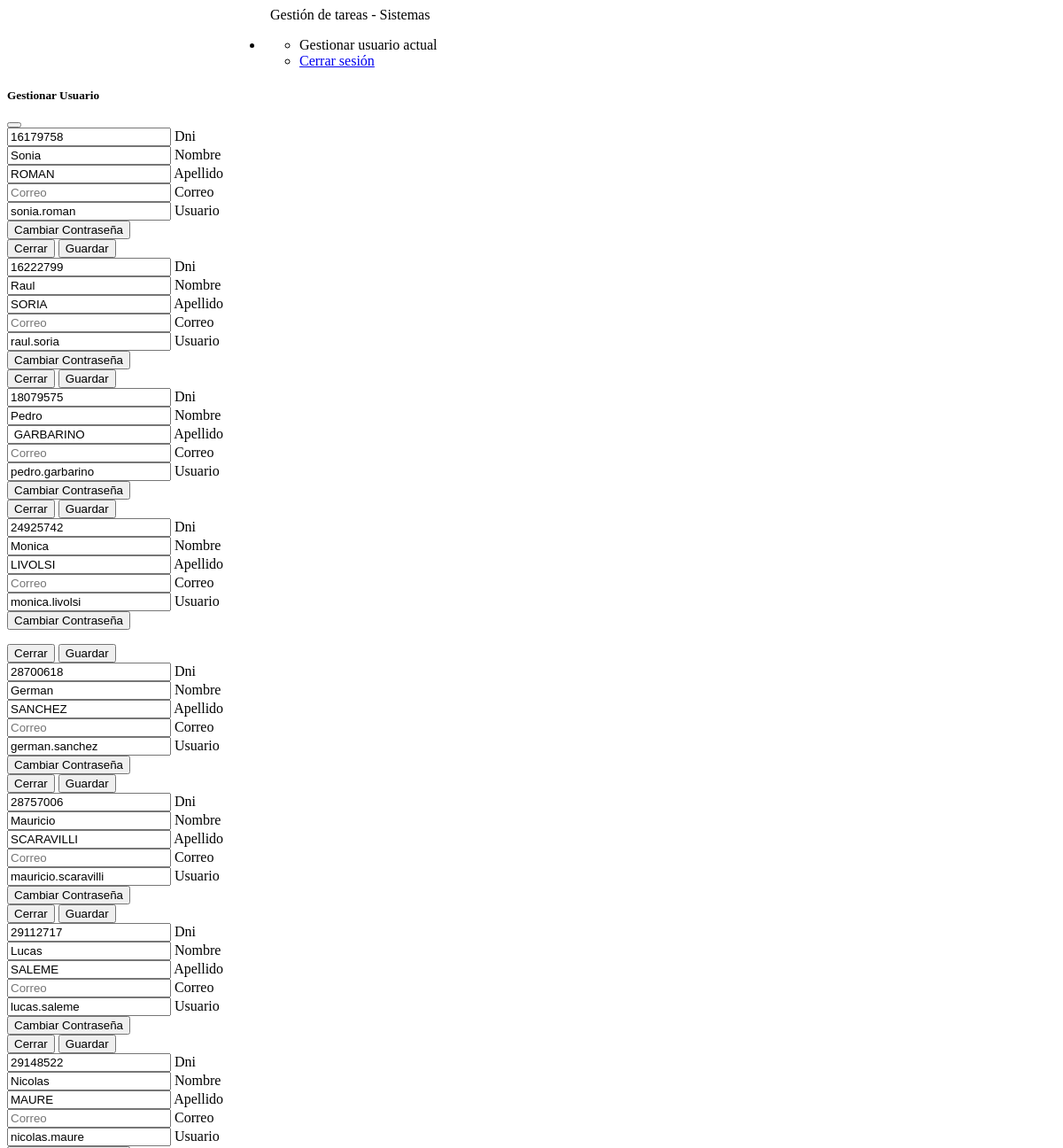
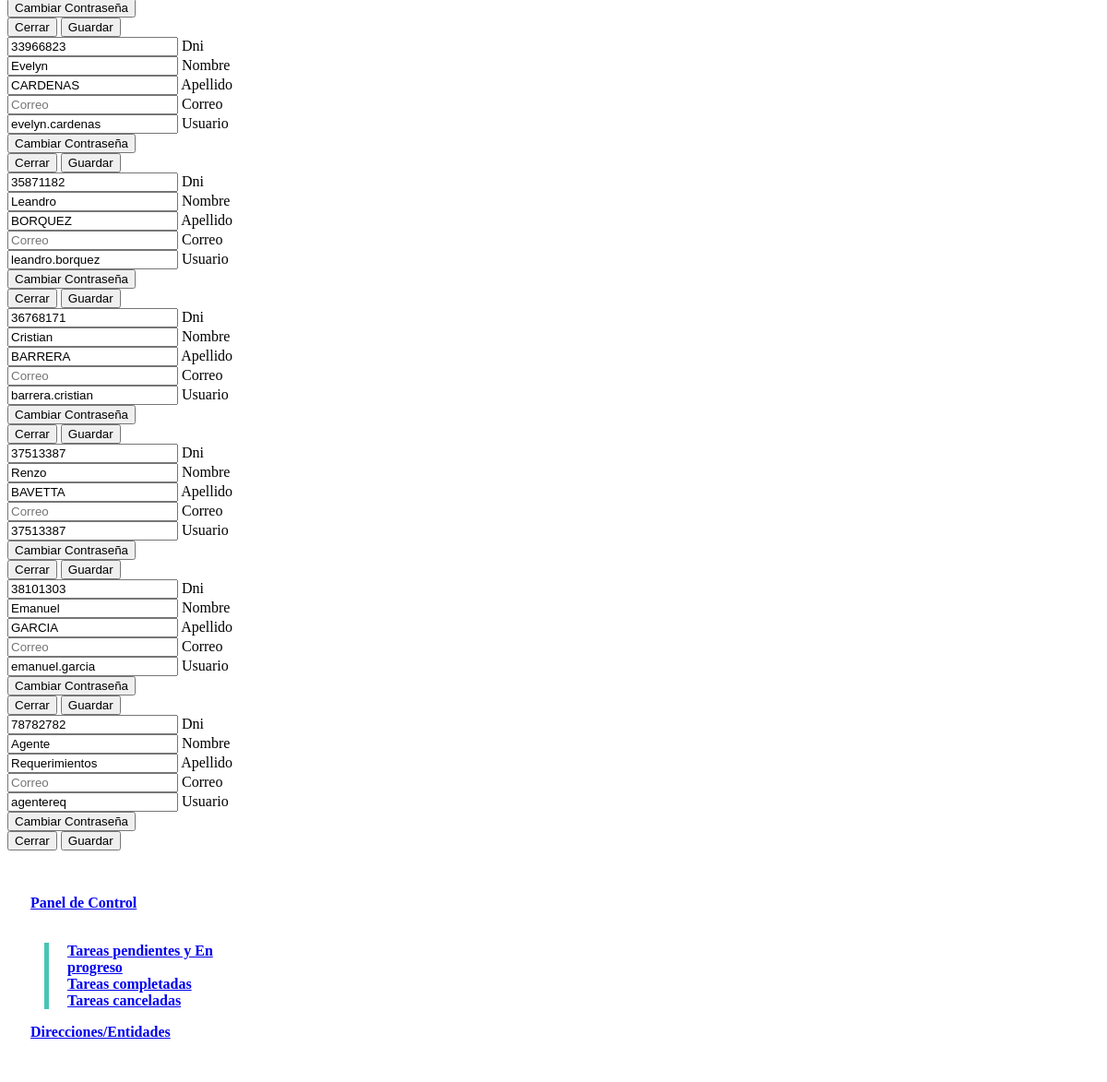
/vista/headerNav.php (upper part), run on an earlier commit of the app's database (2 pictures, top to bottom).
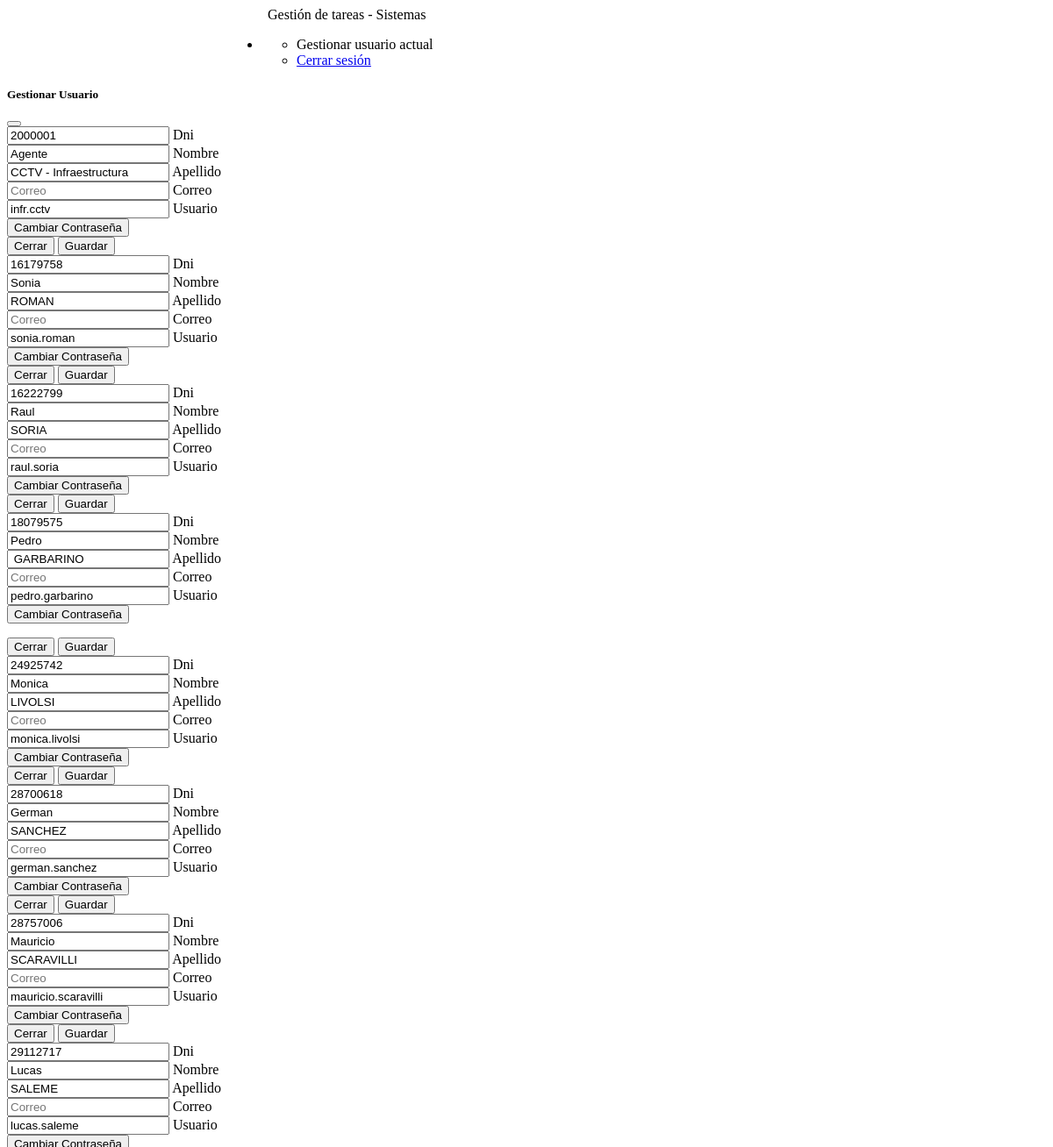
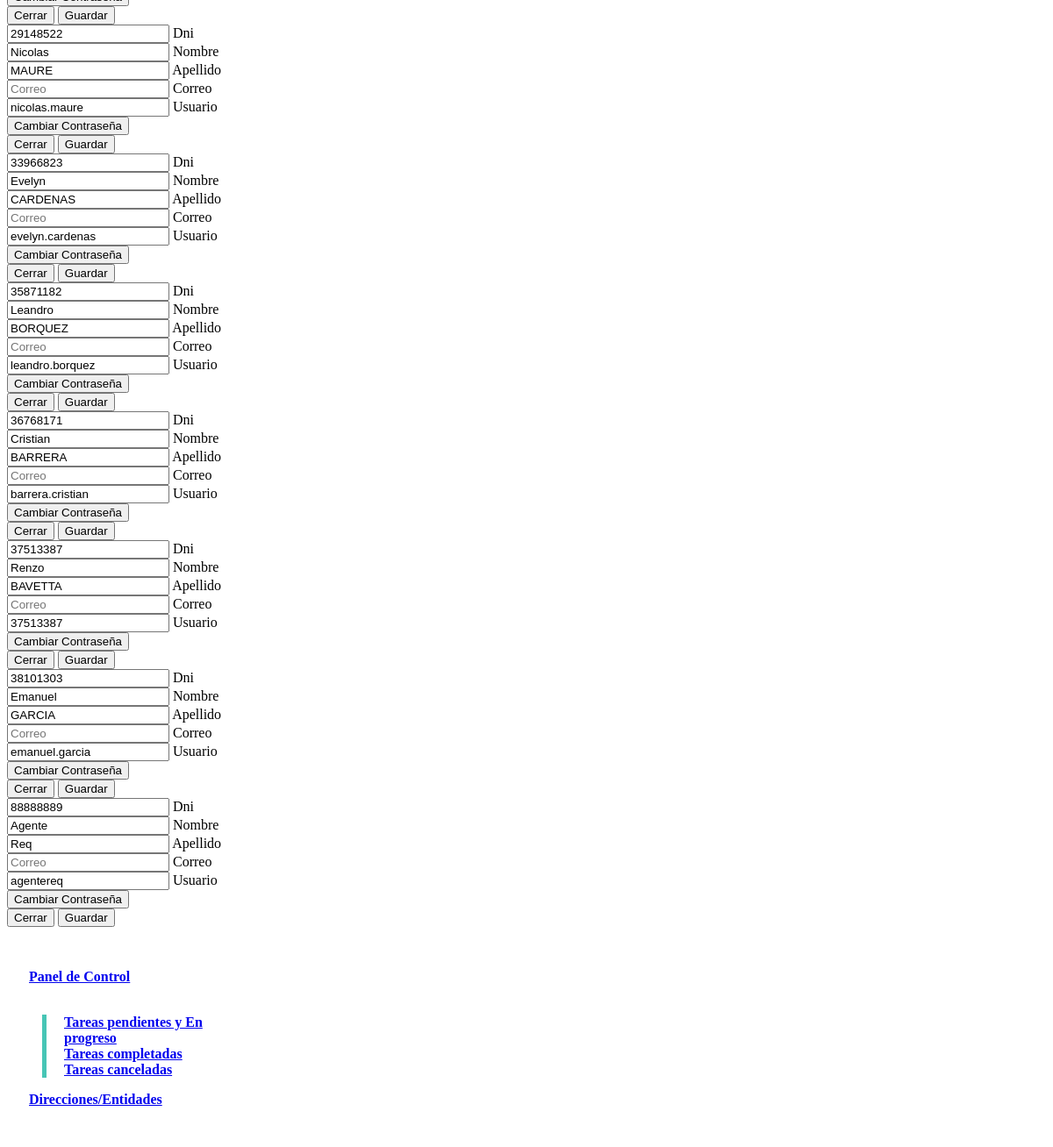
And on a later commit of the database (2 pictures, top to bottom).
### tables this page shows
CREATE TABLE `usuario` (
  `dni` int(11) NOT NULL,
  `nombre` varchar(45) DEFAULT NULL,
  `apellido` varchar(45) DEFAULT NULL,
  `correo` varchar(45) DEFAULT NULL,
  `usuario` varchar(45) DEFAULT NULL,
  `contraseña` varchar(200) DEFAULT NULL,
  `idRol2` int(11) DEFAULT NULL,
  `motivoBaja` varchar(500) DEFAULT NULL,
  `ultimoAcceso` datetime DEFAULT NULL
);

### modelo/m_consultas.php (called while the page is built, shortened)
<?php
class Consultas extends Conexion
{
    public function listarDatosPersonales($usuario)
    {
        try {
            $link = parent::conexionBD();
            $sql = "SELECT * FROM usuario WHERE usuario = '$usuario' OR correo = '$usuario'";
            $result = mysqli_query($link, $sql);
            $i = 0;
            while ($row = mysqli_fetch_row($result)) {
                $datosPersonales[$i] = $row;
                $i++;
            }
        } catch (Exception $e) {
            $e->getMessage();
        }
        return $datosPersonales;
    }
}

### vista/headerNav.php (the view, shortened to what this page needs)
<nav id="navHeader" class="navbar navbar-expand-lg navbar-dark bg-dark fixed-top header">
    <div class="container-fluid">
        <div id="buttonText">
            <button id="iconToggle" type="button">
                <span class="navbar-toggler-icon"></span>
            </button>
            <a class="navbar-brand" style="margin-left: 5px;">Gestión de tareas - Sistemas</a>
        </div>
        <ul class="navbar-nav settingsUser">
            <li class="nav-item dropdown">
                <ul class="dropdown-menu dropdown-menu-dark dropdown-menu-end" aria-labelledby="navbarDarkDropdownMenuLink">
                    <li><a class="dropdown-item" type="button" data-bs-toggle="modal" data-bs-target="#exampleModal">Gestionar usuario actual</a></li>
                    <li><a class="dropdown-item" href="logout.php">Cerrar sesión</a></li>
                </ul>
            </li>
        </ul>
    </div>
</nav>
<div class="modal fade" id="exampleModal" tabindex="-1" aria-labelledby="exampleModalLabel" aria-hidden="true">
    <form action="../controlador/c_editarUsuario.php" method="post">
        <div class="modal-dialog">
            <div class="modal-content">
                <div class="modal-header">
                    <h5 class="modal-title" id="exampleModalLabel">Gestionar Usuario</h5>
                    <button type="button" class="btn-close" data-bs-dismiss="modal" aria-label="Close"></button>
                </div>
                <div class="modal-body">
                    <?php
                    require_once('../modelo/m_consultas.php');
                    $co = new Consultas();
                    $datosPersonales = $co->listarDatosPersonales($_SESSION['username']);
                    foreach ($datosPersonales as $row) {
                    ?>
                        <div class="form-floating mb-3 input">
                            <input type="number" name="dni" class="form-control" value="<?php echo $row[0]; ?>" id="floatingInput" placeholder="Dni" readonly>
                            <label for="floatingInput">Dni</label>
                        </div>
                        <div class="form-floating mb-3 input">
                            <input type="text" name="nombre" class="form-control" value="<?php echo $row[1]; ?>" id="floatingInput" placeholder="Nombre">
                            <label for="floatingInput">Nombre</label>
                        </div>
                        <div class="form-floating mb-3 input">
                            <input type="text" name="apellido" class="form-control" value="<?php echo $row[2]; ?>" id="floatingInput" placeholder="Apellido">
                            <label for="floatingInput">Apellido</label>
                        </div>
                        <div class="form-floating mb-3 input">
                            <input type="email" name="correo" class="form-control" value="<?php echo $row[3]; ?>" id="floatingInput" placeholder="Correo">
                            <label for="floatingInput">Correo</label>
                        </div>
                        <div class="form-floating mb-3 input">
                            <input type="text" name="user" class="form-control" value="<?php echo $row[4]; ?>" id="floatingInput" placeholder="Usuario">
                            <label for="floatingInput">Usuario</label>
                        </div>
                        <button type="button" id="btnCambiarPass" class="btn btn-warning">Cambiar Contraseña</button>
                </div>
                <div class="modal-footer">
                    <button type="button" class="btn btn-secondary" data-bs-dismiss="modal">Cerrar</button>
                    <button type="submit" class="btn btn-primary">Guardar</button>
                </div>
            <?php
                    }
            ?>
<nav id="navSidebar" class="navbar-dark bg-dark fixed-top sidebar" style="display: flex; flex-direction: column; justify-content: space-between;">
    <div id="sidebarSuperior">
        <div id="txtRol">
            <span class="fs-4 titlePage">Reclamos</span>
        </div>
        <div class="navbar-nav bg-dark">
            <a class="nav-link" aria-current="page" href="inicio.php"><i class="bi bi-gear"></i>Panel de Control</a>
            <a class="nav-link" role="button" id="menuTarea" aria-current="page" style="display: flex; justify-content: space-between; align-items: center;">
                <div id="textItem">
                    <i class="bi bi-list-check"></i>
                    <span style="margin-left: -5px;">
                    </span>
                </div>
            </a>
            <ul class="navbar-nav" id="desplegarMenuTarea">
                <li class="nav-item">
                    <a class="nav-link" aria-current="page" href="index.php?accion=listarTareas&listado=actual">Tareas pendientes y En progreso</a>
                </li>
                <li class="nav-item">
                    <a class="nav-link" aria-current="page" href="index.php?accion=listarTareas&listado=completadas">Tareas completadas</a>
                </li>
                <li class="nav-item">
                    <a class="nav-link" aria-current="page" href="index.php?accion=listarTareas&listado=canceladas">Tareas canceladas</a>
                </li>
            </ul>
            <a class="nav-link" aria-current="page" href="index.php?accion=listarAreas"><i class="bi bi-list-ul"></i>Direcciones/Entidades</a>
        </div>
    </div>
</nav>

### vista/headerNav.php (style rules this page uses)
.header { margin-left: 250px; transition: 0.2s all; }
#buttonText { display: flex; align-items: center; }
#buttonText span { padding: 15px; }
#buttonText button { color: white; border-radius: 5px; transition: 0.1s all; background-color: transparent; border: none; }
.sidebar { width: 250px; height: 100%; color: white; transition: 0.2s all; }
.sidebar #txtRol { padding: 15px; }
.sidebar a { padding-left: 20px; padding-right: 20px; font-weight: bold; display: flex; align-items: center; }
.sidebar i { padding-right: 5px; }
.sidebar i { color: white; }
.sidebar #desplegarMenuTarea a { border-left: 5px solid #47c5b5; }

What changed in the data, as far as the page shows it:
removed usuario: dni "78782782", nombre "Agente", apellido "Requerimientos", user "agentereq"
added usuario: dni "2000001", nombre "Agente", apellido "CCTV - Infraestructura", user "infr.cctv"
added usuario: dni "88888889", nombre "Agente", apellido "Req", user "agentereq"
